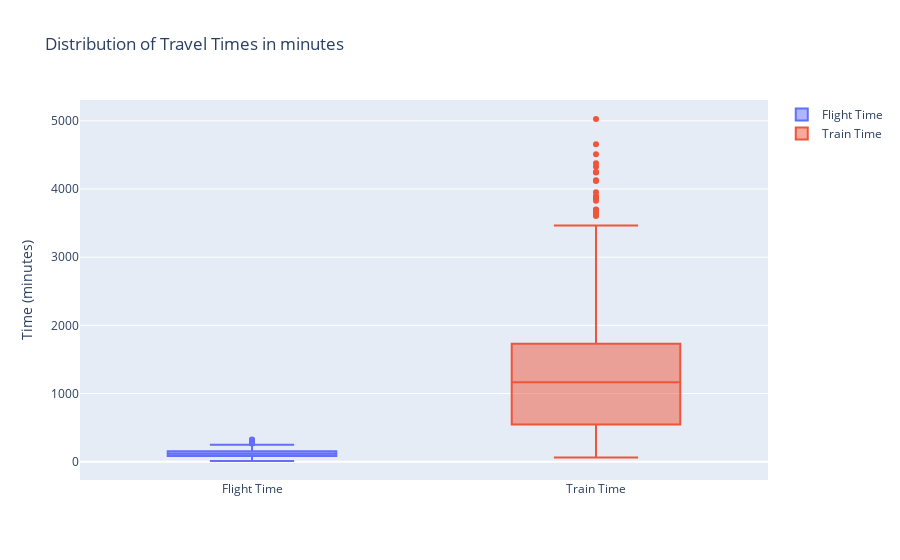

The code cell stored with this chart in its notebook:
### Code cell
box_fig = go.Figure()
box_fig.add_trace(go.Box(y=merged_data['flight_time'], name='Flight Time'))
box_fig.add_trace(go.Box(y=merged_data['train_time'], name='Train Time'))
box_fig.update_layout(title='Distribution of Travel Times in minutes', yaxis_title='Time (minutes)')
box_fig.show()

### Figure 1 — Plotly figure (JSON) as saved in the notebook; plotly's stock layout.template omitted (floating-point values rounded to 4 significant figures; data arrays with more than 128 entries replaced by an {"elided": "..."} marker saying what was removed)
{"data": [{"name": "Flight Time", "type": "box", "y": {"elided": "1083 float values"}}, {"name": "Train Time", "type": "box", "y": {"elided": "1083 float values"}}], "layout": {"title": {"text": "Distribution of Travel Times in minutes"}, "yaxis": {"title": {"text": "Time (minutes)"}}}}
